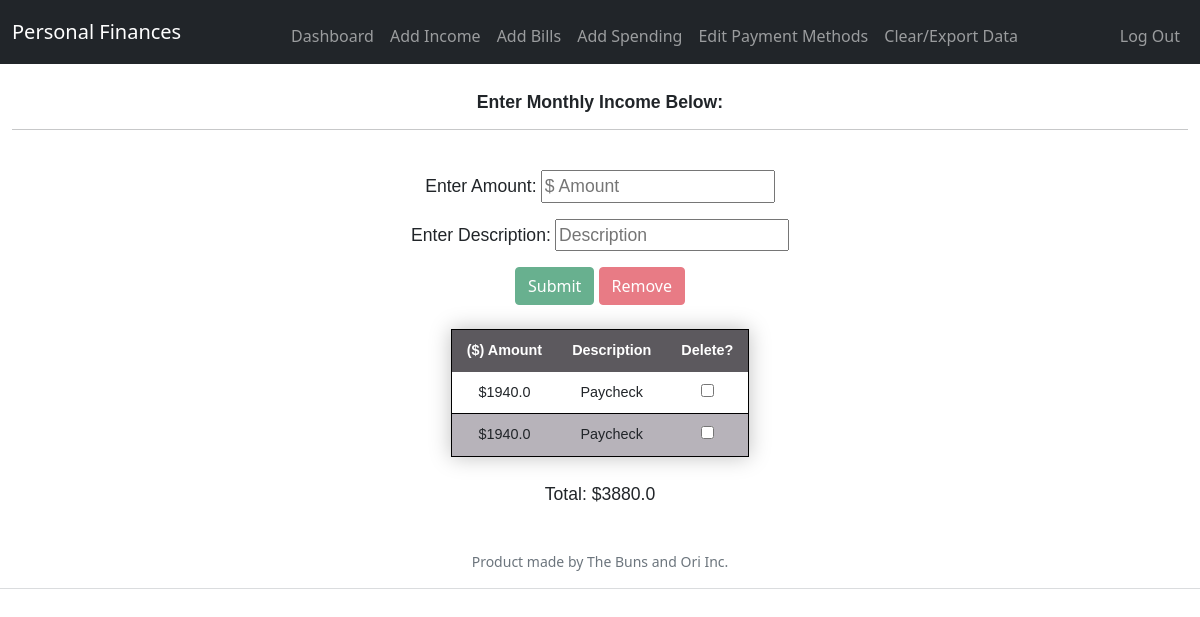
Page /addIncome (signed in) on the earlier database version.
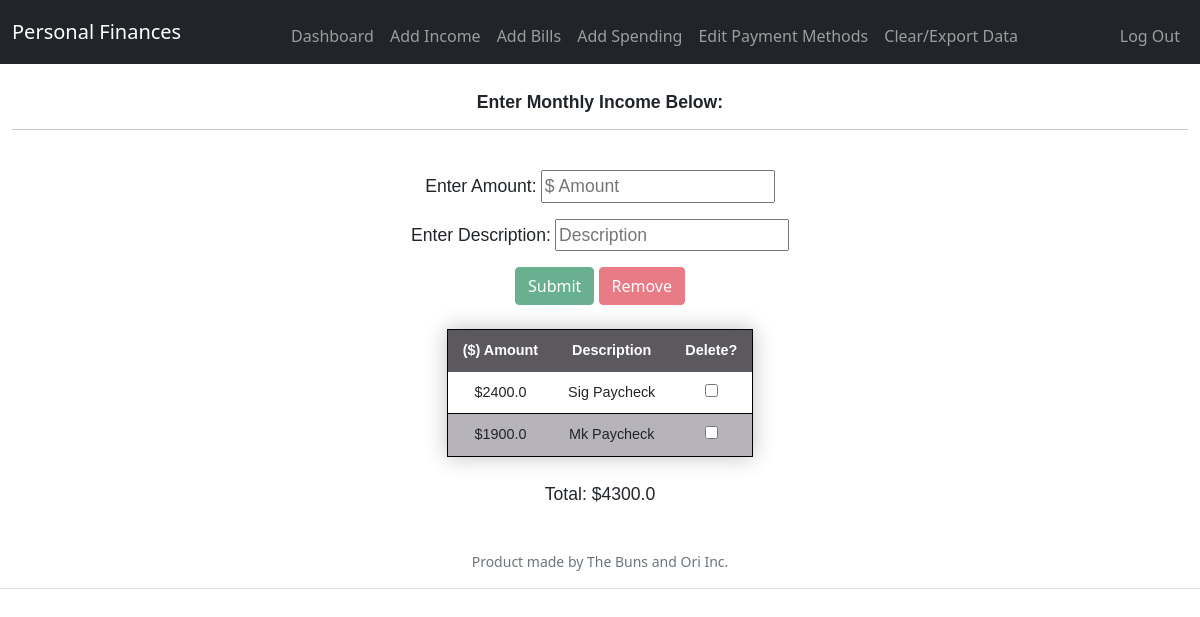
Same page on the later database version.
### tables this page shows
CREATE TABLE income (id INTEGER PRIMARY KEY AUTOINCREMENT NOT NULL, userID int, source TEXT NOT NULL, amount DOUBLE(8,2));

### app.py (the view)
@app.route("/addIncome", methods=["GET", "POST"])
@login_required
def addIncome():
    connection = create_connection("pFinances.db")
    if request.method == "POST":
        rowsToDelete = request.form.get("deleteInput")
        deleteMode = request.form.get("removeClicked")
        if rowsToDelete != "" and deleteMode != "" and int(deleteMode) == 1: #check if anything to delete
            rowNums = []
            for x in range(len(rowsToDelete)):
                if (rowsToDelete[x] != ','):
                    rowNums.append(rowsToDelete[x])
            incomeSQL = ("SELECT id FROM income WHERE userID = " + str(session["user_id"]))
            incomeTuple = execute_read_query(connection, str(incomeSQL))
            tupleList = list(incomeTuple)
            idList = []
            for y in range(len(rowNums)):
                if int(rowNums[y]) == 1:
                    idList.append(re.sub("[^0-9]", "", str(tupleList[y])))
            deleteSQL = ("DELETE FROM income WHERE id IN (" +', '.join(idList) + ")")
            execute_query(connection, deleteSQL)
            return redirect("/addIncome")
        else:
            amount = request.form.get("amount")
            description = request.form.get("description")
            insertIncome = ("INSERT INTO income (userID, source, amount) VALUES" + "('" + str(session["user_id"]) + "','" + description + "','" + amount + "')")
            execute_query(connection, str(insertIncome))
            incomeSQL = ("SELECT amount,source FROM income WHERE userID = " + str(session["user_id"]))
            incomeTuple = execute_read_query(connection, str(incomeSQL))
            keys = ['amount', 'source']
            incomeDicts = [dict(zip(keys,d)) for d in incomeTuple]
            total = 0.0
            for x in range(len(incomeDicts)):
                total = total + float(incomeDicts[x]['amount'])
            return render_template("addIncome.html", incomeDicts=incomeDicts, total=round(total,2))
    else:
        incomeSQL = ("SELECT amount,source FROM income WHERE userID = " + str(session["user_id"]))
        incomeTuple = execute_read_query(connection, str(incomeSQL))
        keys = ['amount', 'source']
        incomeDicts = [dict(zip(keys,d)) for d in incomeTuple]
        total = 0.0
        for x in range(len(incomeDicts)):
            total = total + float(incomeDicts[x]['amount'])
        return render_template("addIncome.html", incomeDicts=incomeDicts, total=round(total,2))

### helpers.py (called while the page is built)
def login_required(f):
    @wraps(f)
    def decorated_function(*args, **kwargs):
        if session.get("user_id") is None:
            return redirect("/login")
        return f(*args, **kwargs)
    return decorated_function

def create_connection(path):
    connection = None
    try:
        connection = sqlite3.connect(path)
        print("Connected successfully!")
    except Error as e:
        print(f"The error '{e}' occured")
    return connection

def execute_read_query(connection, query):
    cursor = connection.cursor()
    result = None
    try:
        cursor.execute(query)
        result = cursor.fetchall()
        return result
    except Error as e:
        print(f"The error '{e}' occured")

### templates/addIncome.html (shortened to what this page needs)
{% extends "layout.html" %}
{% block main %}
    <h6>Enter Monthly Income Below:</h6>
    <hr>
    <form action="/addIncome" method="post" class="form-purchase-inputs">
        <br>
        <div class="mb-3">
            <label for="amount">Enter Amount:</label>
            <input autocomplete="off" autofocus id="amount" name="amount" placeholder="$ Amount" type="text">
        </div>
        <div class="mb-3">
            <label for="description">Enter Description:</label>
            <input id="description" name="description" placeholder="Description" type="text">
        </div>
        <button class="btn btn-success" type="submit" id="submit" onclick="roundAmount()">Submit</button>
        <button class="btn btn-danger" type="submit" id="remove" onclick="document.getElementById('removeClicked').setAttribute('value', 1)" disabled>Remove</button>
        <br><br>
        <table class="table-w-style">
            <thead>
                <tr>
                    <th>($) Amount</th>
                    <th>Description</th>
                    <th>Delete?</th>
                </tr>
            </thead>
            <tbody>
                {% for income in incomeDicts %}
                        <tr>
                            <td> ${{ income["amount"] }}</td>
                            <td> {{ income["source"] }}</td>
                            <td><input type="checkbox" class="checkboxes" id="income" name="income" value="0" onclick="setValue(this)">
                        </tr>
                {% endfor %}
            </tbody>
        </table>
        <br>
        <p>Total: ${{ total }}</p>
    </form>
{% endblock %}

### templates/layout.html (shortened to what this page needs)
<!DOCTYPE html>
<html lang="en">
    <head>
        <link href="https://cdn.jsdelivr.net/npm/bootstrap@5.1.3/dist/css/bootstrap.min.css" rel="stylesheet">
        <link href="/static/styles.css" rel="stylesheet">
    </head>
    <body>
        <nav class="bg-dark navbar navbar-expand-sm navbar-dark">
            <div class="container-fluid">
                <a class="navbar-brand" href="/"><span>Personal Finances</span></a>
                <div class="collapse navbar-collapse" id="navbar">
                    {% if session["user_id"] %}
                        <ul class="navbar-nav ms-auto mt-2">
                            <li class="nav-item"><a class="nav-link" href="/">Dashboard</a></li>
                            <li class="nav-item"><a class="nav-link" href="/addIncome">Add Income</a></li>
                            <li class="nav-item"><a class="nav-link" href="/addFixedCosts">Add Bills</a></li>
                            <li class="nav-item"><a class="nav-link" href="/addVarCost">Add Spending</a></li>
                            <li class="nav-item"><a class="nav-link" href="/customize">Edit Payment Methods</a></li>
                            <li class="nav-item"><a class="nav-link" href="/deleteData">Clear/Export Data</a></li>
                        </ul>
                        <ul class="navbar-nav ms-auto mt-2">
                            <li class="nav-item"><a class="nav-link" href="/logout">Log Out</a></li>
                        </ul>
                    {% else %}
                        <ul class="navbar-nav ms-auto mt-2">
                            <li class="nav-item"><a class="nav-link" href="/register">Register</a></li>
                            <li class="nav-item"><a class="nav-link" href="/login">Log In</a></li>
                        </ul>
                    {% endif %}
                </div>
            </div>
        </nav>
        <br>
        <main class="container-fluid py-1 text-center">
            {% block main %}{% endblock %}
        </main>
        <br>
        <footer class="mb-5 small text-center text-muted">
            Product made by The Buns and Ori Inc.
            <hr>
        </footer>
    </body>
</html>

### static/styles.css (style rules this page uses)
.table-w-style { margin-left: auto; margin-right: auto; border-collapse: collapse; border-style: solid; border-width: 1px; border-color: black; font-size: 0.9em; font-family: Tahoma, sans-serif; min-width: 200px; box-shadow: 0 0 20px rgba(0,0,0,0.25); }
.table-w-style thead tr { background-color: #5c595e; color: white; text-align: center; text-transform: capitalize; font-size: 1.0em; }
.table-w-style th, td { padding: 10px 15px; text-transform: capitalize; }
.table-w-style tbody tr { border-bottom: 1px solid black; }
.table-w-style tbody tr:nth-of-type(even) { background-color: #b7b3ba; }
h6 { font-family: Tahoma, sans-serif; font-size: 1.1em; font-weight: bold; }
label, input, p { font-family: Tahoma, sans-serif; font-size: 1.1em; }

Differences in the rows shown:
removed income: amount "1940.0", source "Paycheck"
removed income: amount "1940.0", source "Paycheck"
added income: amount "2400.0", source "Sig Paycheck"
added income: amount "1900.0", source "Mk Paycheck"
Other differences:
{{ total }}: "3880.0" → "4300.0"
